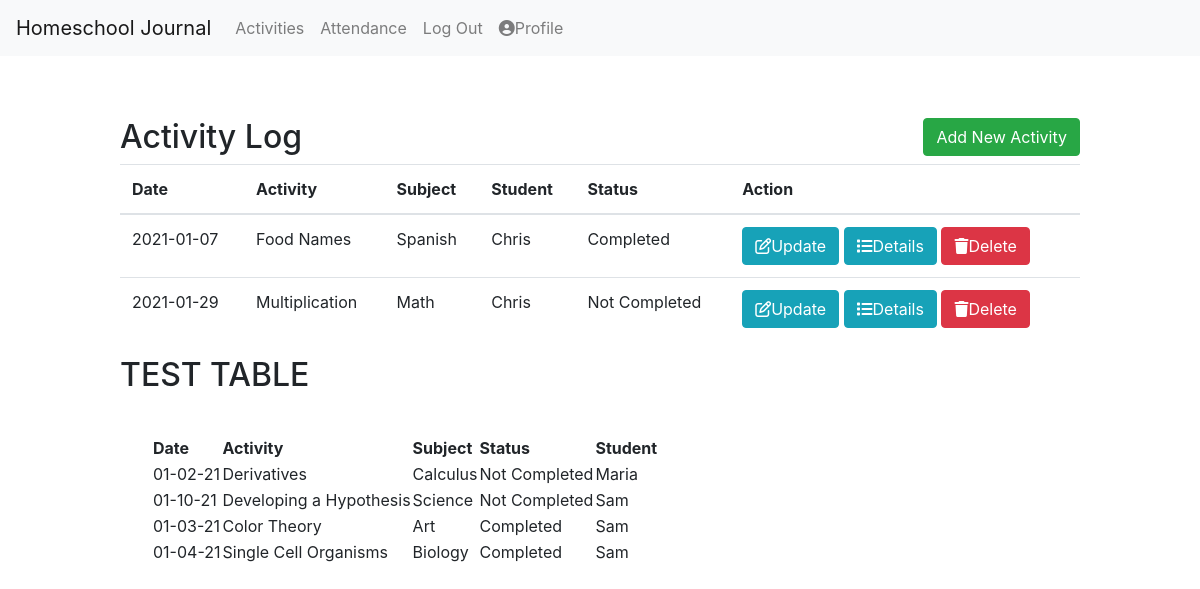
/log (signed in), run on the app's committed database.
### app/models.py (models this page shows, shortened)
class Activity(db.Model):
    id = db.Column(db.Integer, primary_key=True)
    title = db.Column(db.String(150), index=True, nullable=False)
    user_id = db.Column(db.Integer, db.ForeignKey('user.id'), index=True)
    subject_id = db.Column(db.Integer, db.ForeignKey('subject.id'), index=True, nullable=False)
    student_id = db.Column(db.Integer, db.ForeignKey('student.id'), index=True, nullable=False)
    description = db.Column(db.Text, index=True)
    resources = db.Column(db.Text, index=True)
    activity_date = db.Column(db.String(64), index=True, nullable=False)
    notes = db.Column(db.Text, index=True)
    status = db.Column(db.String(64), index=True, nullable=False)

class Subject(db.Model):
    id = db.Column(db.Integer, primary_key=True)
    user_id = db.Column(db.Integer, db.ForeignKey('user.id'), index=True)
    subject_name = db.Column(db.String(64), index=True)
    activities = db.relationship('Activity', backref='subject', lazy='dynamic')
    def __str__(self):
        return self.subject_name

class Student(db.Model):
    id = db.Column(db.Integer, primary_key=True)
    student_name = db.Column(db.String(64), index=True)
    user_id = db.Column(db.Integer, db.ForeignKey('user.id'))
    attendance = db.relationship('Attendance', backref='student', lazy='dynamic')
    activities = db.relationship('Activity', backref='student', lazy='dynamic')
    def __str__(self):
        return self.student_name

### app/routes.py (the view)
@app.route('/log', methods = ('GET', 'POST'))
@login_required
def log():
    activities = current_user.activities.order_by(Activity.activity_date).all()
    return render_template('log.html', activities=activities)

### app/models.py (called while the page is built)
@login.user_loader
def load_user(id):
    return User.query.get(int(id))

### app/templates/log.html (shortened to what this page needs)
{% extends 'base.html' %}
{% block content %}
    <div class="activity-log-header">
        <h2>Activity Log <a href="{{ url_for('add') }}" id="add-btn" class="btn btn-success float-right">Add New Activity</a></h2>
    </div>
    <table class="table table-hover">
        <thead>
            <tr>
                <th>Date</th>
                <th>Activity</th>
                <th>Subject</th>
                <th>Student</th>
                <th>Status</th>
                <th>Action</th>
            </tr>
        </thead>
        <tbody>
            {% for activity in activities %}
            <tr>
                <td>{{ activity.activity_date }}</td>
                <td>{{ activity.title }}</td>
                <td>{{ activity.subject }}</td>
                <td>{{ activity.student }}</td>
                <td>{{ activity.status }}</td>
                <td>
                    <a href="{{ url_for('update', title=activity.title) }}" class="btn btn-info btn-xs"><i class="far fa-edit"></i>Update</a>
                    <a href="{{ url_for('details', title=activity.title) }}" class="btn btn-info btn-xs"><i class="fas fa-list"></i></i>Details</a>
                    <a href="{{ url_for('delete', id=activity.id) }}" class="btn btn-danger btn-xs" onclick="return confirm('Are you sure you want to delete?')"><i class="fas fa-trash"></i>Delete</a>
                </td>
            </tr>
            {% endfor %}
        </tbody>
    </table>
    <h2>TEST TABLE</h2>
    <div class="container">
        <table id="" data-toggle="table" data-filter-control="true">
            <thead>
                <tr>
                    <th data-field="date" data-sortable="true">Date</th>
                    <th data-field="activity" data-filter-control="select" data-sortable="true">Activity</th>
                    <th data-field="subject" data-filter-control="select" data-sortable="true">Subject</th>
                    <th data-field="status" data-filter-control="select" data-sortable="true">Status</th>
                    <th data-field="student" data-filter-control="select" data-sortable="true">Student</th>
                </tr>
            </thead>
            <tbody>
                <tr>
                    <td>01-02-21</td>
                    <td>Derivatives</td>
                    <td>Calculus</td>
                    <td>Not Completed</td>
                    <td>Maria</td>
                </tr>
                <tr>
                    <td>01-10-21</td>
                    <td>Developing a Hypothesis</td>
                    <td>Science</td>
                    <td>Not Completed</td>
                    <td>Sam</td>
                </tr>
                <tr>
                    <td>01-03-21</td>
                    <td>Color Theory</td>
                    <td>Art</td>
                    <td>Completed</td>
                    <td>Sam</td>
                </tr>
                <tr>
                    <td>01-04-21</td>
                    <td>Single Cell Organisms</td>
                    <td>Biology</td>
                    <td>Completed</td>
                    <td>Sam</td>
                </tr>
            </tbody>
        </table>
    </div>
{% endblock %}

### app/static/style.css (style rules this page uses)
body { background-color: #fff; }
.activity-log-header { padding-top: 30px; }
.container { width: 1024px; padding: 2em; }

### data on the page
Activity: activity_date "2021-01-07", title "Food Names", subject "Spanish", student "Chris", status "Completed"
Activity: activity_date "2021-01-29", title "Multiplication", subject "Math", student "Chris", status "Not Completed"
